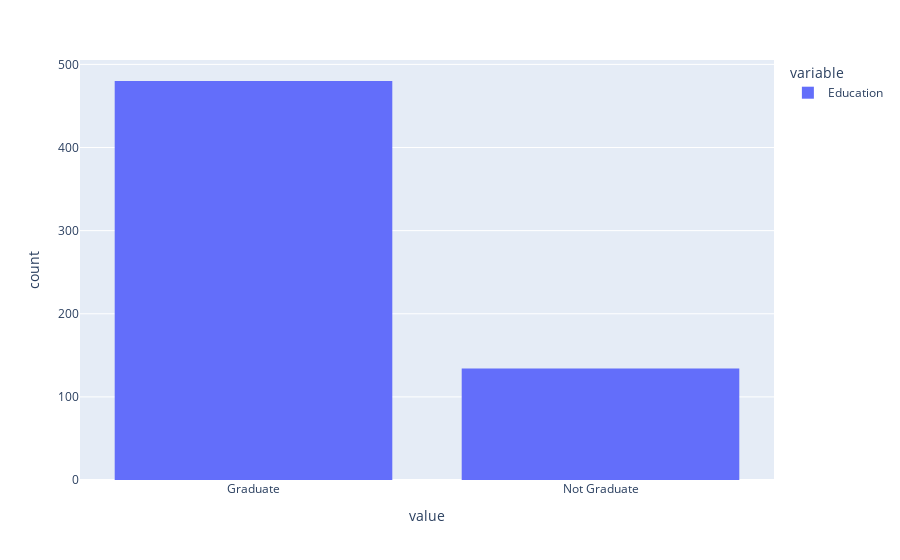

The code cell stored with this chart in its notebook:
### Code cell
px.histogram(df["Education"])

### Figure 1 — Plotly figure (JSON) as saved in the notebook; plotly's stock layout.template omitted (floating-point values rounded to 4 significant figures; data arrays with more than 128 entries replaced by an {"elided": "..."} marker saying what was removed)
{"data": [{"alignmentgroup": "True", "bingroup": "x", "hovertemplate": "variable=Education<br>value=%{x}<br>count=%{y}<extra></extra>", "legendgroup": "Education", "marker": {"color": "#636efa", "pattern": {"shape": ""}}, "name": "Education", "offsetgroup": "Education", "orientation": "v", "showlegend": true, "type": "histogram", "x": {"elided": "614 str values"}, "xaxis": "x", "yaxis": "y"}], "layout": {"barmode": "relative", "legend": {"title": {"text": "variable"}, "tracegroupgap": 0}, "margin": {"t": 60}, "xaxis": {"anchor": "y", "domain": [0, 1], "title": {"text": "value"}}, "yaxis": {"anchor": "x", "domain": [0, 1], "title": {"text": "count"}}}}
